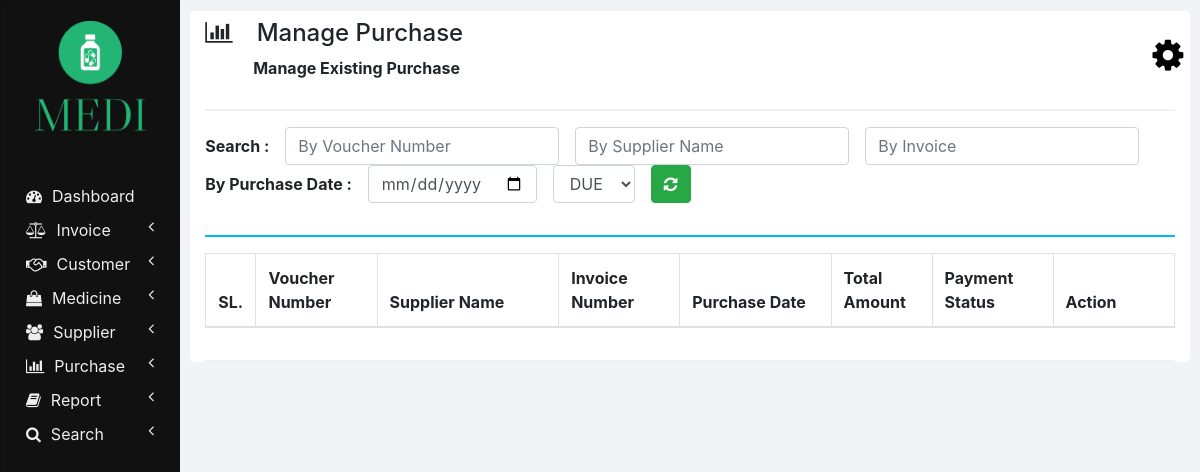
Before: /manage_purchase.php with the older database file.
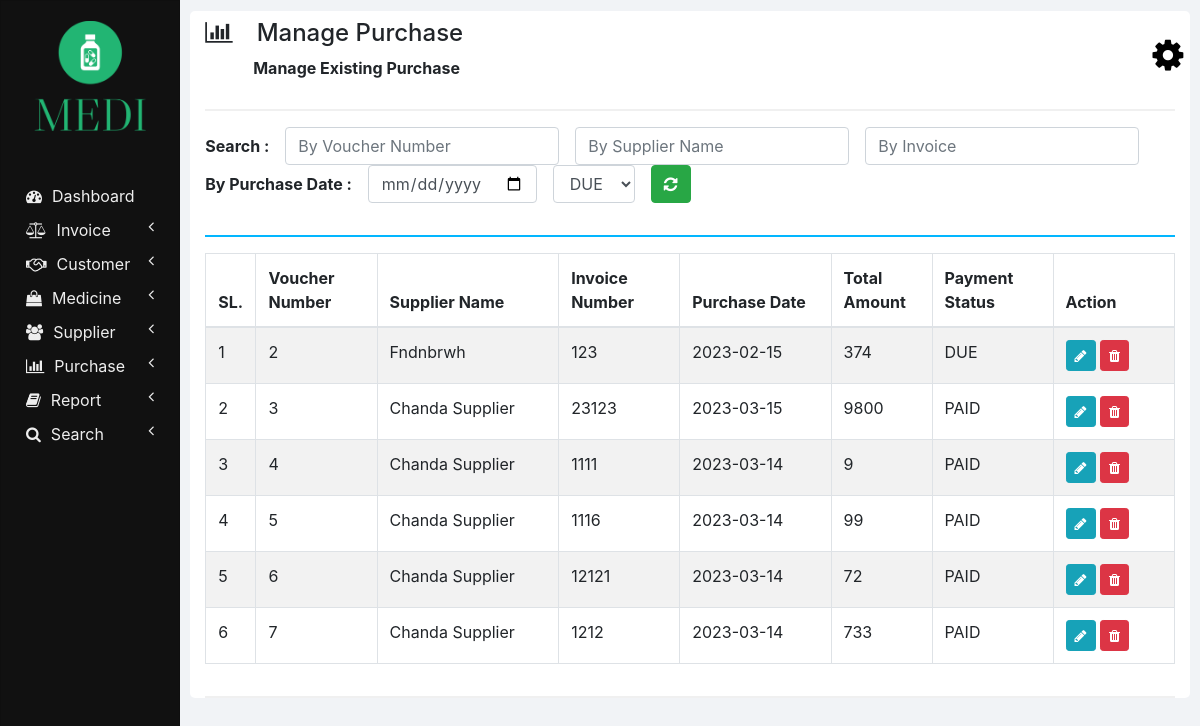
After: the same page with the newer database file.
### tables this page shows
CREATE TABLE `purchases` (
  `SUPPLIER_NAME` varchar(100) NOT NULL,
  `INVOICE_NUMBER` int(11) NOT NULL,
  `VOUCHER_NUMBER` int(11) NOT NULL,
  `PURCHASE_DATE` varchar(10) NOT NULL,
  `TOTAL_AMOUNT` double NOT NULL,
  `PAYMENT_STATUS` varchar(20) NOT NULL
);

### php/manage_purchase.php (the view, shortened to what this page needs)
<?php
  function showPurchases($id) {
    require "db_connection.php";
    if($con) {
      $seq_no = 0;
      $query = "SELECT * FROM purchases";
      $result = mysqli_query($con, $query);
      while($row = mysqli_fetch_array($result)) {
        $seq_no++;
        if($row['VOUCHER_NUMBER'] == $id)
          showEditOptionsRow($seq_no, $row);
        else
          showPurchaseRow($seq_no, $row);
      }
    }
  }
  function showPurchaseRow($seq_no, $row) {
    ?>
    <tr>
      <td><?php echo $seq_no; ?></td>
      <td><?php echo $row['VOUCHER_NUMBER']; ?></td>
      <td><?php echo $row['SUPPLIER_NAME'] ?></td>
      <td><?php echo $row['INVOICE_NUMBER']; ?></td>
      <td><?php echo $row['PURCHASE_DATE']; ?></td>
      <td><?php echo $row['TOTAL_AMOUNT']; ?></td>
      <td><?php echo $row['PAYMENT_STATUS']; ?></td>
      <td>
        <button href="" class="btn btn-info btn-sm" onclick="editPurchase(<?php echo $row['VOUCHER_NUMBER']; ?>);">
          <i class="fa fa-pencil"></i>
        </button>
        <button class="btn btn-danger btn-sm" onclick="deletePurchase(<?php echo $row['VOUCHER_NUMBER']; ?>);">
          <i class="fa fa-trash"></i>
        </button>
      </td>
    </tr>
    <?php
  }
  ?>

### manage_purchase.php (shortened to what this page needs)
<!DOCTYPE html>
<html lang="en" dir="ltr">
  <head>
    <link rel="stylesheet" href="bootstrap/css/bootstrap.min.css">
    <link rel="stylesheet" href="https://use.fontawesome.com/releases/v5.3.1/css/all.css">
    <link rel="stylesheet" href="https://cdnjs.cloudflare.com/ajax/libs/font-awesome/4.7.0/css/font-awesome.min.css">
    <link rel="stylesheet" href="css/sidenav.css">
    <link rel="stylesheet" href="css/home.css">
  </head>
  <body>
    <div class="container-fluid">
      <div class="container">
        <?php
          require "php/header.php";
          createHeader('bar-chart', 'Manage Purchase', 'Manage Existing Purchase');
        ?>
        <div class="row">
          <div class="col-md-12 form-group form-inline">
            <label class="font-weight-bold" for="">Search :&emsp;</label>
            <input type="number" class="form-control" id="by_voucher_number" placeholder="By Voucher Number" onkeyup="searchPurchase(this.value, 'VOUCHER_NUMBER');">
            &emsp;<input type="text" class="form-control" id="by_suppliers_name" placeholder="By Supplier Name" onkeyup="searchPurchase(this.value, 'SUPPLIER_NAME');">
            &emsp;<input type="number" class="form-control" id="by_invoice_number" placeholder="By Invoice" onkeyup="searchPurchase(this.value, 'INVOICE_NUMBER');">
            &emsp;<label class="font-weight-bold" for="">By Purchase Date :&emsp;</label>
            <input type="date" class="form-control" id="by_purchase_date" onchange="searchPurchase(this.value, 'PURCHASE_DATE');">
            <select class="form-control" onchange="searchPurchase(this.value, 'PAYMENT_STATUS');">
              <option value="DUE">DUE</option>
            </select>
            &emsp;<button class="btn btn-success font-weight-bold" onclick="cancel();"><i class="fa fa-refresh"></i></button>
          </div>
          <div class="col col-md-12">
            <hr class="col-md-12" style="padding: 0px; border-top: 2px solid  #02b6ff;">
          </div>
          <div class="col col-md-12 table-responsive">
            <div class="table-responsive">
            	<table class="table table-bordered table-striped table-hover">
            		<thead>
            			<tr>
            				<th style="width: 1%;">SL.</th>
                    <th style="width: 12%;">Voucher Number</th>
                    <th style="width: 18%;">Supplier Name</th>
            				<th style="width: 12%;">Invoice Number</th>
                    <th style="width: 15%;">Purchase Date</th>
                    <th style="width: 10%;">Total Amount</th>
                    <th style="width: 12%;">Payment Status</th>
                    <th style="width: 12%;">Action</th>
            			</tr>
            		</thead>
                <tbody id="purchases_div">
                  <?php
                    require 'php/manage_purchase.php';
                    showPurchases(0);
                  ?>
            		</tbody>
            	</table>
            </div>
          </div>
        </div>
        <hr style="border-top: 2px solid #f0f0f0;">
      </div>
    </div>
  </body>
</html>

### php/header.php
<?php
  function createHeader($icon, $heading, $sub_heading) {
    echo '
    <section class="row content-header">
      <div class="header-title col-md-11">
        <p class="h4 pt-2"><i class="fa fa-'.$icon.'"></i>&emsp;'.$heading.'</p>
        &emsp;&emsp;&emsp;<small class="font-weight-bold h6">'.$sub_heading.'</small>
      </div>
      <div class="col-md-1 user_options">
        <button class="col col-md-1 m-3" onclick="showOptions();">
          <i class="fa fa-gear"></i>
        </button>
        <div id="mark"><i class="fa fa-play fa-rotate-270"></i></div>
        <ul id="options" class="options list-unstyled" style="display: none;">
          <li>
            <a href="my_profile.php"><i class="fa fa-user"></i><span>My Profile</span></a>
          </li>
          <li>
            <a href="change_password.php"><i class="fa fa-edit"></i><span>Change Password</span></a>
          </li>
          <li>
            <a href="logout.php"><i class="fa fa-key"></i><span>Logout</span></a>
          </li>
        </ul>
      </div>
    </section>
    <hr style="border-top: 2px solid #f0f0f0;">
    ';
  }
?>

### css/sidenav.css (style rules this page uses)
body { background-color: #f1f3f6; }
.sidenav { width: 15%; height: 100vh; background-color: #222222; position: fixed; z-index: 1; flex: 1 0 auto; }
.card { width: 100%; height: 100%; top: 0; border-radius: 0; background-color: #111111; }
.logo .profile { margin-left: 50%; transform: translate(-50%); height: 110px; width: auto; }
.main-menu-item { padding: 5px 5px; cursor: pointer; }
.main-menu-item > a { color: #eeeeee; text-decoration: none; font-size: 16px; }
.main-menu-item > a > span { margin-left: 10px; }

### css/home.css (style rules this page uses)
html, body { height: 100vh; }
.container-fluid { margin-left: 15%; width: 85%; background: #f1f3f6; padding: 1px 0 0 0; flex: 1 0 auto; }
.container { margin: 0; max-width: 98%; margin: 1%; background-color: #ffffff; border-radius: 5px; }
.user_options button { max-width: 50px; max-height: 50px; font-size: 36px; background-color: #ffffff; border: none; outline: none; }
input[type="number"] { -moz-appearance: textfield; }

Changed rows visible on the page:
added purchases: seq_no "1", VOUCHER_NUMBER "2", SUPPLIER_NAME "Fndnbrwh", INVOICE_NUMBER "123", PURCHASE_DATE "2023-02-15", TOTAL_AMOUNT "374", PAYMENT_STATUS "DUE"
added purchases: seq_no "2", VOUCHER_NUMBER "3", SUPPLIER_NAME "Chanda Supplier", INVOICE_NUMBER "23123", PURCHASE_DATE "2023-03-15", TOTAL_AMOUNT "9800", PAYMENT_STATUS "PAID"
added purchases: seq_no "3", VOUCHER_NUMBER "4", SUPPLIER_NAME "Chanda Supplier", INVOICE_NUMBER "1111", PURCHASE_DATE "2023-03-14", TOTAL_AMOUNT "9", PAYMENT_STATUS "PAID"
added purchases: seq_no "4", VOUCHER_NUMBER "5", SUPPLIER_NAME "Chanda Supplier", INVOICE_NUMBER "1116", PURCHASE_DATE "2023-03-14", TOTAL_AMOUNT "99", PAYMENT_STATUS "PAID"
added purchases: seq_no "5", VOUCHER_NUMBER "6", SUPPLIER_NAME "Chanda Supplier", INVOICE_NUMBER "12121", PURCHASE_DATE "2023-03-14", TOTAL_AMOUNT "72", PAYMENT_STATUS "PAID"
added purchases: seq_no "6", VOUCHER_NUMBER "7", SUPPLIER_NAME "Chanda Supplier", INVOICE_NUMBER "1212", PURCHASE_DATE "2023-03-14", TOTAL_AMOUNT "733", PAYMENT_STATUS "PAID"
